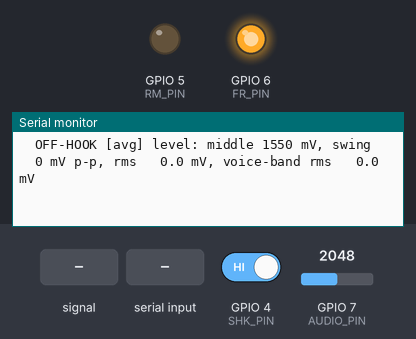
Simulated run of this sketch. Board: ESP32-S3. Shown: output pins drawn as LEDs (lit = HIGH), the last lines printed to the serial monitor. The inputs (shaded band) are chosen by the test bench; at power-on: GPIO 7 (AUDIO_PIN) = 2048, GPIO 4 (SHK_PIN) HIGH (analog values on the 0–4095 scale).

Above: at 2.7 s.
2.8 s: GPIO 7 (AUDIO_PIN) fed a 200 Hz sine of ±327 counts around its level
At 4.4 s:
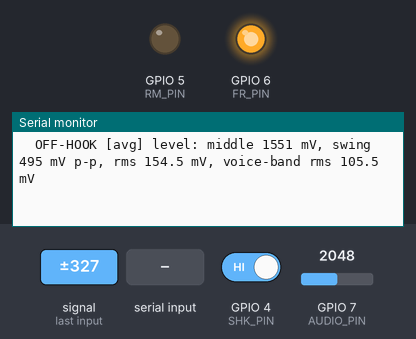
5.8 s: GPIO 7 (AUDIO_PIN) set to 2866
At 7.4 s:
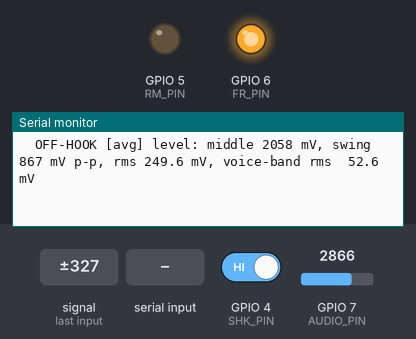
8.1 s: GPIO 4 (SHK_PIN) driven LOW
At 9.0 s:
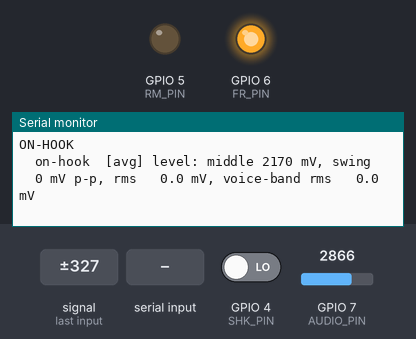
10.1 s: "o" received over Serial
At 11.5 s:
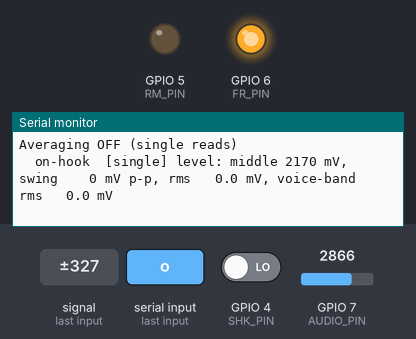
12.1 s: GPIO 7 (AUDIO_PIN) fed a 1000 Hz sine of ±1023 counts around its level
At 13.5 s:
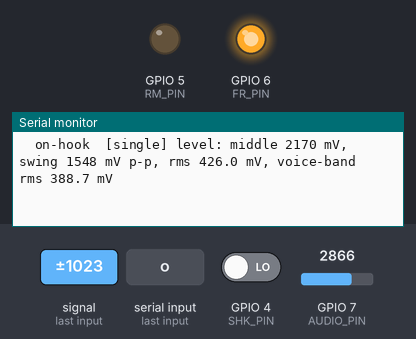
15.1 s: "O" received over Serial
At 16.6 s:
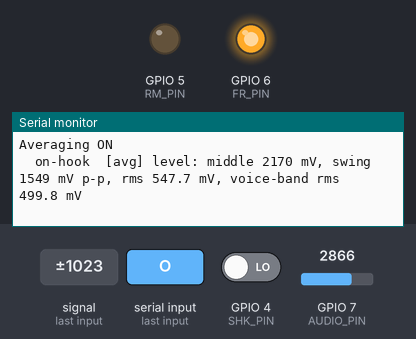

The sketch:

06-line-listen.ino
```cpp
// Project Switchboard - Phase 4 audio, step 1 (T-061/T-062): the ESP32 hears the line.
// AG1171 VOUT (pos 5) -> 100 kOhm -> row T -> 100 nF -> row W (the 100k + bias network divide the level by ~3, T-062) (biased to ~1.65 V by 100k to ESP32 3V3 and 100k to ground)
// -> 10 kOhm -> GPIO 7 (ADC1). While off-hook it prints the audio level once a second and decodes
// touch-tone (DTMF) digits from the phone's dial. Levels also print on-hook (the noise floor with no call). Read-only on the line: no audio is sent yet.
// Board: ESP32S3 Dev Module; USB CDC On Boot: Enabled. Serial Monitor at 115200.
// Noise reduction (T-065): each 8 kHz sample can be the trimmed average of several quick ADC reads
// (drop the highest and lowest, average the rest). Type o + Enter to switch it on/off and compare.
// "voice-band rms" removes everything below ~200 Hz (hum, drift), which is what speech recognition would hear.
// Wiring otherwise as 05-ring-test (SHK -> divider -> GPIO 4; RM -> GPIO 5 + 100k to ground; F/R -> GPIO 6).

#include <math.h>

const int SHK_PIN = 4, RM_PIN = 5, FR_PIN = 6, AUDIO_PIN = 7, LED_PIN = 48;
const int FS = 8000;              // samples per second (telephone rate)
const int N = 205;                // samples per block (~25.6 ms), the classic DTMF Goertzel size
const unsigned long PERIOD_US = 1000000UL / FS;

const float ROW_HZ[4] = {697, 770, 852, 941};
const float COL_HZ[4] = {1209, 1336, 1477, 1633};
const char KEYS[4][4] = {{'1','2','3','A'},{'4','5','6','B'},{'7','8','9','C'},{'*','0','#','D'}};
float rowCoef[4], colCoef[4];

int16_t buf[N];
bool oversample = true;
int readsPerSample = 1;          // measured in setup()
float hpY = 0, hpPrev = 0;       // ~200 Hz high-pass state
const float HP_A = 0.864f;       // RC/(RC+dt) for fc = 200 Hz at 8 kHz
double hpSq = 0;
bool offHook = false, lastRaw = false;
unsigned long rawChangedAt = 0, lastLevelPrint = 0;
char lastSeen = 0, reported = 0;
int sameCount = 0, quietCount = 0;
String dialed = "";
// level stats accumulated over ~1 s
long statMin = 4095, statMax = 0; double statSum = 0, statSq = 0; long statN = 0;

void led(int r, int g, int b) { rgbLedWrite(LED_PIN, r, g, b); }

float goertzel(const float* x, float coef) {
  float s1 = 0, s2 = 0;
  for (int i = 0; i < N; i++) { float s = x[i] + coef * s1 - s2; s2 = s1; s1 = s; }
  return s1 * s1 + s2 * s2 - coef * s1 * s2;   // power at that frequency
}

char detectDigit() {
  static float x[N];
  double mean = 0;
  for (int i = 0; i < N; i++) mean += buf[i];
  mean /= N;
  double energy = 0;
  for (int i = 0; i < N; i++) { x[i] = buf[i] - mean; energy += x[i] * x[i]; }
  float rms = sqrt(energy / N);
  if (rms < 15) return 0;                       // too quiet to be a tone (ADC counts)
  float norm = 2.0f / (N * energy);             // ~ fraction of the block's energy at a frequency
  int br = 0, bc = 0; float r[4], c[4];
  for (int i = 0; i < 4; i++) {
    r[i] = goertzel(x, rowCoef[i]) * norm;
    c[i] = goertzel(x, colCoef[i]) * norm;
    if (r[i] > r[br]) br = i;
    if (c[i] > c[bc]) bc = i;
  }
  if (r[br] < 0.12f || c[bc] < 0.12f || r[br] + c[bc] < 0.55f) return 0;   // not two clean tones
  for (int i = 0; i < 4; i++) {                 // the winners must clearly beat the others
    if (i != br && r[i] * 4 > r[br]) return 0;
    if (i != bc && c[i] * 4 > c[bc]) return 0;
  }
  return KEYS[br][bc];
}

void setup() {
  digitalWrite(RM_PIN, LOW);  pinMode(RM_PIN, OUTPUT);  digitalWrite(RM_PIN, LOW);
  digitalWrite(FR_PIN, HIGH); pinMode(FR_PIN, OUTPUT);  digitalWrite(FR_PIN, HIGH);
  pinMode(SHK_PIN, INPUT);
  analogReadResolution(12);
  analogSetPinAttenuation(AUDIO_PIN, ADC_11db);  // 0 to ~3.1 V
  for (int i = 0; i < 4; i++) {
    rowCoef[i] = 2 * cosf(2 * PI * ROW_HZ[i] / FS);
    colCoef[i] = 2 * cosf(2 * PI * COL_HZ[i] / FS);
  }
  // how many ADC reads fit comfortably in one 125 us sample period?
  unsigned long t0 = micros();
  for (int i = 0; i < 200; i++) analogRead(AUDIO_PIN);
  float readUs = (micros() - t0) / 200.0f;
  readsPerSample = (int)((PERIOD_US * 0.7f) / readUs);
  if (readsPerSample < 1) readsPerSample = 1;
  if (readsPerSample > 16) readsPerSample = 16;
  Serial.begin(115200);
  delay(1500);
  Serial.printf("One ADC read takes %.1f us; averaging %d reads per sample (type o + Enter to toggle)\n", readUs, readsPerSample);
  offHook = lastRaw = digitalRead(SHK_PIN);
  Serial.println();
  Serial.println("Project Switchboard - line listen (06-line-listen)");
  Serial.println("Levels print once a second. Lift the handset, then talk or dial.");
  led(0, 0, 8);
}

void loop() {
  // one block of N samples at 8 kHz
  unsigned long t = micros();
  for (int i = 0; i < N; i++) {
    while (micros() - t < PERIOD_US) {}
    t += PERIOD_US;
    if (!oversample || readsPerSample < 3) {
      buf[i] = analogRead(AUDIO_PIN);
    } else {
      long sum = 0; int mn = 4095, mx = 0;
      for (int k = 0; k < readsPerSample; k++) {
        int v = analogRead(AUDIO_PIN);
        sum += v; if (v < mn) mn = v; if (v > mx) mx = v;
      }
      buf[i] = (int16_t)((sum - mn - mx) / (readsPerSample - 2));   // trimmed mean: spikes dropped
    }
  }
  while (Serial.available()) {
    char c = Serial.read();
    if (c == 'o' || c == 'O') {
      oversample = !oversample;
      Serial.printf("Averaging %s\n", oversample ? "ON" : "OFF (single reads)");
    }
  }

  // hook (checked once per block, ~26 ms, which is also our debounce)
  bool raw = digitalRead(SHK_PIN);
  if (raw == lastRaw && raw != offHook) {
    offHook = raw;
    if (offHook) { Serial.println("OFF-HOOK - listening"); dialed = ""; led(0, 40, 0); }
    else {
      Serial.println("ON-HOOK");
      if (dialed.length()) Serial.printf("Number dialed: %s\n", dialed.c_str());
      led(0, 0, 8);
    }
  }
  lastRaw = raw;

  // level statistics (on-hook too: shows the noise floor with the phone idle)
  for (int i = 0; i < N; i++) {
    if (buf[i] < statMin) statMin = buf[i];
    if (buf[i] > statMax) statMax = buf[i];
    statSum += buf[i]; statSq += (double)buf[i] * buf[i]; statN++;
    float x = buf[i];
    hpY = HP_A * (hpY + x - hpPrev); hpPrev = x;
    hpSq += (double)hpY * hpY;
  }
  if (millis() - lastLevelPrint >= 1000) {
    lastLevelPrint = millis();
    double mean = statSum / statN;
    double rms = sqrt(statSq / statN - mean * mean);
    const float mvPerCount = 3100.0f / 4095.0f;
    double hpRms = sqrt(hpSq / statN);
    Serial.printf("  %s [%s] level: middle %4.0f mV, swing %4.0f mV p-p, rms %5.1f mV, voice-band rms %5.1f mV%s\n",
                  offHook ? "OFF-HOOK" : "on-hook ", oversample ? "avg" : "single",
                  mean * mvPerCount, (statMax - statMin) * mvPerCount, rms * mvPerCount, hpRms * mvPerCount,
                  (statMin <= 5 || statMax >= 4090) ? "  << CLIPPING" : "");
    statMin = 4095; statMax = 0; statSum = statSq = 0; statN = 0; hpSq = 0;
  }
  if (!offHook) return;

  // DTMF: a digit counts after 2 matching blocks (~50 ms); a new one needs a gap first
  char d = detectDigit();
  if (d) {
    if (d == lastSeen) sameCount++; else { lastSeen = d; sameCount = 1; }
    quietCount = 0;
    if (sameCount == 2 && d != reported) {
      reported = d;
      dialed += d;
      Serial.printf("DIGIT: %c   (so far: %s)\n", d, dialed.c_str());
      led(40, 30, 0);
    }
  } else {
    lastSeen = 0; sameCount = 0;
    if (++quietCount >= 2) { reported = 0; led(0, 40, 0); }
  }
}
```

Measured:
- after the input at 2.8 s, the serial monitor: prints a new line after 0.79 s (image 1)
- after the input at 5.8 s, the serial monitor: prints a new line after 0.83 s (image 2)
- after the input at 8.1 s, the serial monitor: prints a new line at once (image 3)
- after the input at 10.1 s, the serial monitor: prints a new line at once (image 4)
- after the input at 12.1 s, the serial monitor: prints a new line after 0.61 s (image 5)
- after the input at 15.1 s, the serial monitor: prints a new line at once (image 6)
